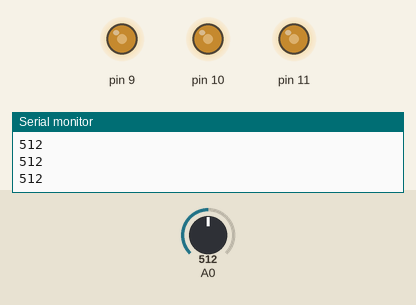
Recording of a sketch running on a simulated Arduino Uno, built with avr-gcc and run on an emulated ATmega328P. Shown: output pins drawn as LEDs (lit = HIGH), the last lines printed to the serial monitor. The inputs (shaded band) are chosen by the test bench; at power-on: A0 = 512.

Above: at 1.2 s.
1.3 s: A0 set to 716
At 1.8 s:
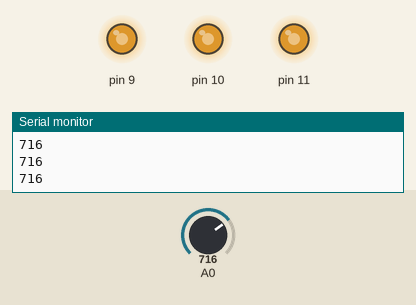
2.8 s: A0 set to 900
At 3.2 s:
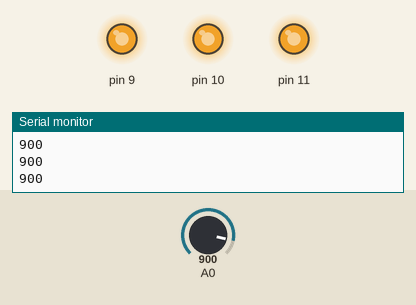
4.3 s: A0 set to 122
At 4.6 s:
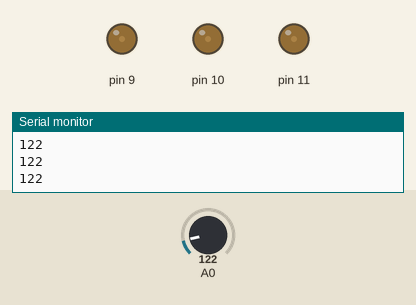
5.8 s: A0 set to 0
At 7.0 s:
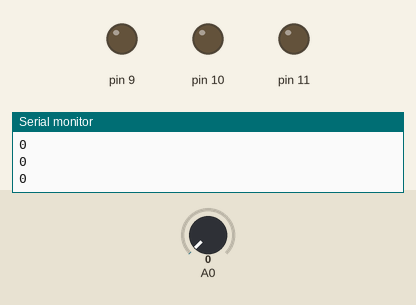
7.3 s: A0 set to 511
At 8.6 s:
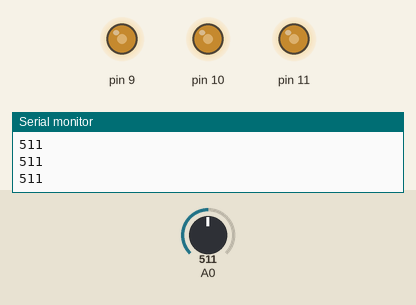
Timing chart, 0 to 9.8 s (numbered marks = the images above; inputs shaded):
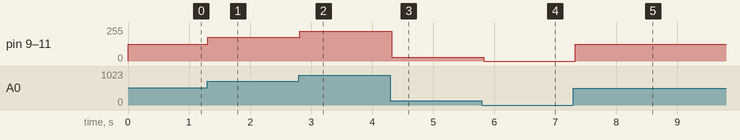

The sketch:

Night_light.ino
```cpp
int Photores = 0;

void setup()
{
  pinMode(A0, INPUT);
  Serial.begin(9600);

  pinMode(9, OUTPUT);
  pinMode(10, OUTPUT);
  pinMode(11, OUTPUT);
}

void loop()
{
  Photores = analogRead(A0);
  Serial.println(Photores);
  analogWrite(9, map(Photores, 0, 1023, 0, 255));
  analogWrite(10, map(Photores, 0, 1023, 0, 255));
  analogWrite(11, map(Photores, 0, 1023, 0, 255));
  delay(100); // Wait for 100 millisecond(s)
}
```

Measured:
- after the input at 1.3 s, pin 9–11: 127/255 → 178/255 at once
- after the input at 2.8 s, pin 9–11: 178/255 → 224/255 at once
- after the input at 4.3 s, pin 9–11: 224/255 → 30/255 at once
- after the input at 5.8 s, pin 9–11: 30/255 → 0/255 at once
- after the input at 7.3 s, pin 9–11: 0/255 → 127/255 at once
